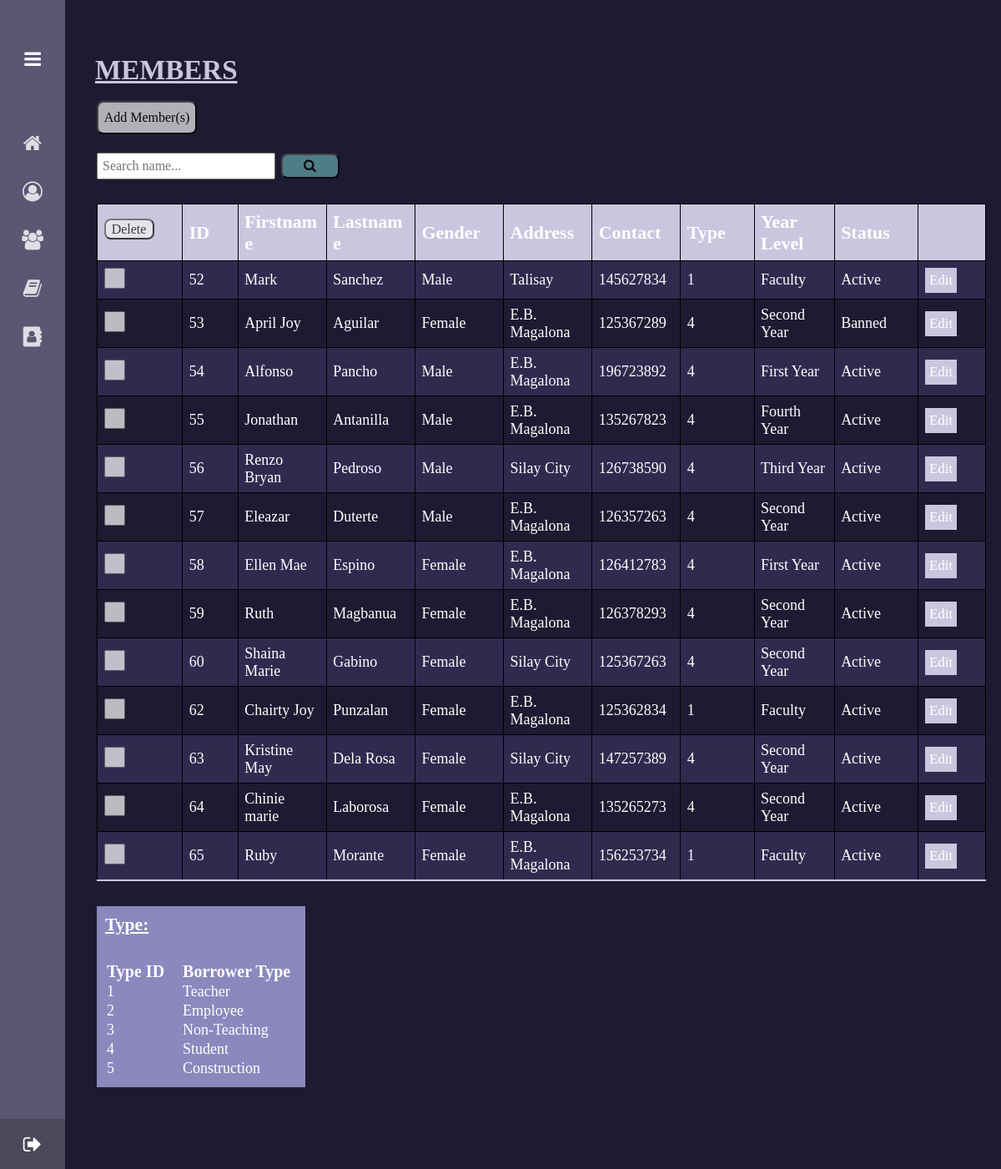
Screenshot of /COMP1044_CW_G3/members.php (signed in) with the database file from the repository.
### tables this page shows
CREATE TABLE `member` (
  `member_id` int(11) NOT NULL,
  `firstname` varchar(20) NOT NULL,
  `lastname` varchar(20) NOT NULL,
  `gender` varchar(6) DEFAULT NULL,
  `address` varchar(50) DEFAULT NULL,
  `contact` int(11) DEFAULT NULL,
  `type_id` int(10) DEFAULT NULL,
  `year_level` varchar(20) NOT NULL,
  `member_status` varchar(6) NOT NULL
);

CREATE TABLE `type` (
  `type_id` int(5) NOT NULL,
  `borrowertype` varchar(30) NOT NULL
);

### COMP1044_CW_G3/members.php (the view, shortened to what this page needs)
<!DOCTYPE html>
<html lang="en">
  <head>
    <link rel="stylesheet" href="style.css">
    <link rel="stylesheet" href="members.css">
    <link rel="stylesheet" href="https://cdnjs.cloudflare.com/ajax/libs/font-awesome/4.7.0/css/font-awesome.min.css">
   </head>
<body>
  <div class="sidebar">
    <div class="logo-details">
      <div class="logo_pic">
      </div>
        <i class="fa fa-bars" id="btn"></i>
    </div>
    <ul class="nav-list">
      <li>
        <a href="home.php">
          <i class="fa fa-home" id="btn"></i>
        </a>
      </li>
      <li>
       <a href="user.php">
        <i class="fa fa-user-circle-o" id="btn"></i>
       </a>
     </li>
     <li>
       <a href="members.php">
        <i class="fa fa-users" id="btn"></i>
       </a>
     </li>
     <li>
       <a href="books.php">
        <i class="fa fa-book" id="btn"></i>
       </a>
     </li>
     <li>
       <a href="borrow.php">
        <i class="fa fa-address-book" id="btn"></i>
       </a>
     </li>
     <a href="logout.php">
      <li class="logout">
          <div class= "word">Logout</div>
          <i class="fa fa-sign-out" id="log_out"></i>
      </li>
    </a>
    </ul>
  </div>
  <section class="members-section">
    <div class="main">
      <br>
      <p><b><u>MEMBERS</u></b></p>
      <br>
      <div>
        <a href="add_member.php">
          <button type="submit" name="add" class="add-button">Add Member(s)</button>
        </a>
      </div>
      <span class="search-bar">
          <div class="srch">
                <form action="" class="navbar-form" method="post" name="f2">
                    <input class="form-control" type="text" name="search" placeholder="Search name..." required="">
                    <button style="background-color: #6db6b9e6;" type="submit" name="submit" class="button">
                    <span><i class="fa fa-search" id="btn"></i></span>
                    </button>
                </form>
          </div>
      </span>
          <br>
          <form action="" class="navbar-form" method="post" name="f3">
          <table class="memberstable">
            <tr>
              <th>
                <button type="submit" name="delete_multiple_btn" class="delete-button">Delete</button>
              </th>
              <th>ID</th>
              <th>Firstname</th>
              <th>Lastname</th>
              <th>Gender</th>
              <th>Address</th>
              <th>Contact</th>
              <th>Type</th>
              <th>Year Level</th>
              <th>Status</th>
              <th></th>
            </tr>
            <?php
              $conn = mysqli_connect("localhost","root","","librarydb");
              if(isset($_POST['submit'])&&!empty($_POST['search']))
              {
                $sql = "SELECT * from member where firstname like '%$_POST[search]%' or lastname like '%$_POST[search]%' ";
                $result = $conn-> query($sql);
                if ($result-> num_rows > 0) {
                  while ($row = $result -> fetch_assoc()){
                    ?>
                  <tr>
                    <td>
                      <input type="checkbox" class="delete" name="delete_id[]" value="<?= $row['member_id']; ?>">
                    </td>
                    <td><?= $row['member_id']; ?></td>
                    <td><?= $row['firstname']; ?></td>
                    <td><?= $row['lastname']; ?></td>
                    <td><?= $row['gender']; ?></td>
                    <td><?= $row['address']; ?></td>
                    <td><?= $row['contact']; ?></td>
                    <td><?= $row['type_id']; ?></td>
                    <td><?= $row['year_level']; ?></td>
                    <td><?= $row['member_status']; ?></td>
                    <?php
                    echo "<td>"; ?> <a href="edit_member.php?member_id=<?php echo $row["member_id"];?>"><button type="button" class="tableops">Edit</button></a><?php echo"</td>";
                    echo "</tr>";
                  }
                  echo "</table>";
                }
                else {
                  echo "0 result";
                }
              }
              else
              {
                $sql = "SELECT * from member";
                $result = $conn-> query($sql);
                if ($result-> num_rows > 0) {
                  while ($row = $result -> fetch_assoc()){
                    ?>
                  <tr>
                    <td>
                      <input type="checkbox" name="delete_id[]" class="delete" value="<?= $row['member_id']; ?>">
                    </td>
                    <td><?= $row['member_id']; ?></td>
                    <td><?= $row['firstname']; ?></td>
                    <td><?= $row['lastname']; ?></td>
                    <td><?= $row['gender']; ?></td>
                    <td><?= $row['address']; ?></td>
                    <td><?= $row['contact']; ?></td>
                    <td><?= $row['type_id']; ?></td>
                    <td><?= $row['year_level']; ?></td>
                    <td><?= $row['member_status']; ?></td>
                  </form>
                    <?php
                    echo "<td>"; ?> <a href="edit_member.php?member_id=<?php echo $row["member_id"];?>"><button type="button" class="tableops">Edit</button></a><?php echo"</td>";
                    echo "</tr>";
                  }
                }
                else {
                  echo "0 result";
                }
              }
            ?>
        <div class="typetable">
          <?php
          $sql = "SELECT * FROM type";
          $result = $conn->query($sql);
          if ($result->num_rows > 0)
          {
            echo "<h5><u>Type:</u></h5><br>";
            echo "
            <table>
              <tr>
                <th>Type ID &nbsp;&nbsp;&nbsp;</th>
                <th>Borrower Type</th>
              </tr>";
            while($row = $result->fetch_assoc())
            {
              ?>
              <tr>
                <td><?= $row['type_id']; ?></td>
                <td><?= $row['borrowertype']; ?></td>
              </tr>
              <?php
            }
            echo "</table>";
          }
          ?>
        </div>
    </div>
  </section>
</body>
</html>

### COMP1044_CW_G3/style.css (style rules this page uses)
* { margin: 0; padding: 0; box-sizing: border-box; font-family:Tw Cen MT; }
.sidebar { position: fixed; left: 0; top: 0; height: 100%; width: 78px; background: #312e4f; padding: 6px 14px; z-index: 99; transition: all 0.5s ease; opacity: 0.8; }
.sidebar .logo-details { height: 120px; display: flex; align-items: center; position: relative; }
.sidebar .logo-details #btn { position: absolute; top: 50%; right: 0; transform: translateY(-50%); transition: all 0.4s ease; font-size: 23px; text-align: center; cursor: pointer; transition: all 0.5s ease; }
.sidebar li.logout .word { font-size: 28px; font-weight: 400; color: #fff; }
.sidebar .nav-list { margin-top: 20px; height: 100%; }
.sidebar i { color: #fff; height: 60px; min-width: 50px; font-size: 28px; text-align: center; line-height: 70px; }
.sidebar li { position: relative; margin: 8px 0; list-style: none; }
.sidebar li a { display: flex; height: 100%; width: 100%; border-radius: 6px; align-items: center; text-decoration: none; transition: all 0.4s ease; background: #312e4f; opacity: 0.8; }
.sidebar li i { height: 50px; line-height: 50px; font-size: 24px; border-radius: 12px; }
.sidebar li.logout { position: fixed; height: 60px; width: 78px; left: 0; bottom: -8px; padding: 10px 14px; background: #1d1b31; transition: all 0.5s ease; overflow: hidden; }
.sidebar .logout #log_out { position: absolute; top: 50%; right: 0; transform: translateY(-50%); background: #1d1b31; width: 100%; height: 60px; line-height: 60px; border-radius: 0px; transition: all 0.5s ease; }

### COMP1044_CW_G3/members.css (style rules this page uses)
.members-section { position: relative; background: #1d1b31; min-height: 100vh; top: 0; left: 78px; width: calc(100% - 78px); padding-bottom: 80px; transition: all 0.5s ease; z-index: 2; }
.members-section .main { display: inline-block; color: #ffffff; font-size: 26px; font-weight: 500; margin: 18px }
.members-section .main p { display: inline-block; color: #c9c7de; font-size: 33px; font-weight: 500; margin: 18px }
.memberstable { border-collapse: collapse; font-size: 18px; margin-left: 20px; table-layout: auto; }
.memberstable th,.memberstable td { padding: 7.5px; width:0.1%; max-width:80px; overflow-wrap: break-word; border: 1px solid black; }
.memberstable th { background-color: #c9c7de; color: #ffffff; text-align: left; font-weight: bold; font-size: 22px; }
.memberstable tbody tr { border-bottom: 1px solid #262240; }
.memberstable tbody tr:nth-of-type(even) { background-color: #2f2b4f; }
.memberstable tbody tr:last-of-type { border-bottom: 2px solid #c9c7de; }
.tableops { font-size: 17px; padding: 5px; background-color:#c9c7de; color:#ffffff; border: none; cursor: pointer; }
.form-control { font-size: 11px; }
.search-bar { display: inline-block; margin-top: 10px; margin-bottom: 20px; margin-left: 20px; }
.form-control { font-size: 16px; padding: 5px; }
.button { border-radius: 1vh; margin-bottom: 10px; font-size: 16px; color: black; width: 70px; height: 30px; opacity: 0.7; cursor: pointer; }
.add-button { height: 40px; width: 120px; border-radius: 1vh; margin-bottom: 10px; margin-left: 20px; font-size: 16px; color: black; opacity: 0.7; cursor: pointer; }
.delete { height: 25px; width: 25px; opacity: 0.7; }
.delete-button { border-radius: 1vh; margin-bottom: 10px; font-size: 16px; color: black; width: 60px; height: 25px; opacity: 0.7; cursor: pointer; }
.typetable { margin-top: 30px; margin-left: 20px; background-color:#8c88be; width: 250px; padding: 10px; }
.typetable td { font-size: 18px; }
.typetable th { font-size: 20px; }

### rows the page displays
member: member_id "52", firstname "Mark", lastname "Sanchez", gender "Male", address "Talisay", contact "145627834", type "1", year_level "Faculty", member_status "Active"
member: member_id "53", firstname "April Joy", lastname "Aguilar", gender "Female", address "E.B. Magalona", contact "125367289", type "4", year_level "Second Year", member_status "Banned"
member: member_id "54", firstname "Alfonso", lastname "Pancho", gender "Male", address "E.B. Magalona", contact "196723892", type "4", year_level "First Year", member_status "Active"
member: member_id "55", firstname "Jonathan", lastname "Antanilla", gender "Male", address "E.B. Magalona", contact "135267823", type "4", year_level "Fourth Year", member_status "Active"
member: member_id "56", firstname "Renzo Bryan", lastname "Pedroso", gender "Male", address "Silay City", contact "126738590", type "4", year_level "Third Year", member_status "Active"
member: member_id "57", firstname "Eleazar", lastname "Duterte", gender "Male", address "E.B. Magalona", contact "126357263", type "4", year_level "Second Year", member_status "Active"
member: member_id "58", firstname "Ellen Mae", lastname "Espino", gender "Female", address "E.B. Magalona", contact "126412783", type "4", year_level "First Year", member_status "Active"
member: member_id "59", firstname "Ruth", lastname "Magbanua", gender "Female", address "E.B. Magalona", contact "126378293", type "4", year_level "Second Year", member_status "Active"
member: member_id "60", firstname "Shaina Marie", lastname "Gabino", gender "Female", address "Silay City", contact "125367263", type "4", year_level "Second Year", member_status "Active"
member: member_id "62", firstname "Chairty Joy", lastname "Punzalan", gender "Female", address "E.B. Magalona", contact "125362834", type "1", year_level "Faculty", member_status "Active"
member: member_id "63", firstname "Kristine May", lastname "Dela Rosa", gender "Female", address "Silay City", contact "147257389", type "4", year_level "Second Year", member_status "Active"
member: member_id "64", firstname "Chinie marie", lastname "Laborosa", gender "Female", address "E.B. Magalona", contact "135265273", type "4", year_level "Second Year", member_status "Active"
member: member_id "65", firstname "Ruby", lastname "Morante", gender "Female", address "E.B. Magalona", contact "156253734", type "1", year_level "Faculty", member_status "Active"
type: type_id "1", borrowertype "Teacher"
type: type_id "2", borrowertype "Employee"
type: type_id "3", borrowertype "Non-Teaching"
type: type_id "4", borrowertype "Student"
type: type_id "5", borrowertype "Construction"
